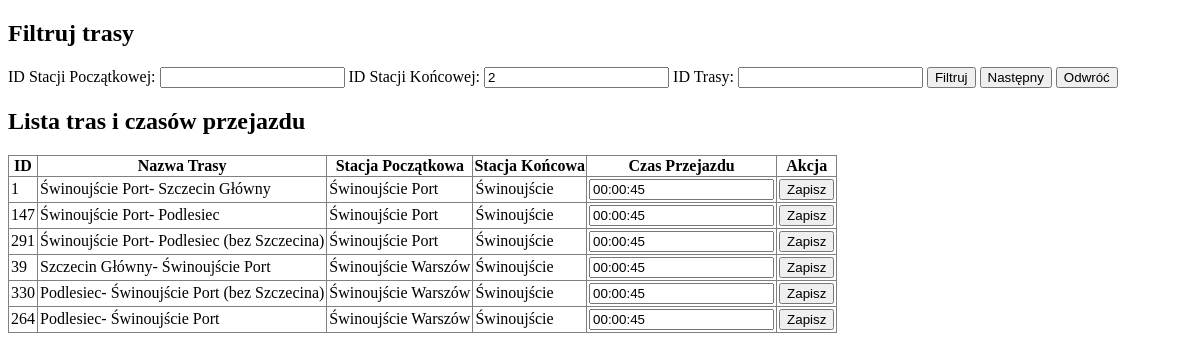
/czasy.php?id_stacji_końcowej=2, run on an earlier commit of the app's database.
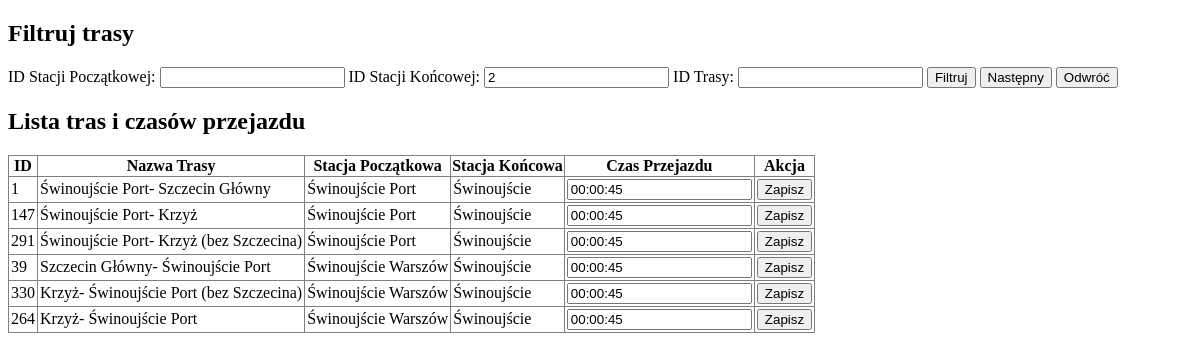
And on a later commit of the database.
### tables this page shows
CREATE TABLE `czasy_kursowania` (
  `id_czasu` int(11) NOT NULL,
  `id_trasy` int(11) DEFAULT NULL,
  `id_stacji_początkowej` int(11) DEFAULT NULL,
  `id_stacji_końcowej` int(11) DEFAULT NULL,
  `czas_przejazdu` time DEFAULT NULL
);

CREATE TABLE `trasy` (
  `id_trasy` int(11) NOT NULL,
  `nazwa_trasy` varchar(255) DEFAULT NULL,
  `id_stacji_poczatkowej` int(11) DEFAULT NULL,
  `id_stacji_koncowej` int(11) DEFAULT NULL
);

CREATE TABLE `stacje` (
  `id_stacji` int(11) NOT NULL,
  `nazwa_stacji` varchar(255) DEFAULT NULL,
  `typ_stacji_id` int(11) DEFAULT NULL,
  `uwagi` text DEFAULT NULL,
  `linia_kolejowa` text DEFAULT NULL
);

### czasy.php (the view, shortened to what this page needs)
<?php
$servername = "localhost";
$username = "root";
$password = "";
$dbname = "rozklad";
$conn = mysqli_connect($servername, $username, $password, $dbname);
$idStacjiPocz = isset($_GET['id_stacji_początkowej']) ? $_GET['id_stacji_początkowej'] : '';
$idStacjiKonc = isset($_GET['id_stacji_końcowej']) ? $_GET['id_stacji_końcowej'] : '';
$idTrasy = isset($_GET['id_trasy']) ? $_GET['id_trasy'] : '';
$sql = "
    SELECT
        czasy_kursowania.id_czasu,
        trasy.nazwa_trasy,
        stacje_poczatkowa.nazwa_stacji AS stacja_poczatkowa,
        stacje_koncowa.nazwa_stacji AS stacja_koncowa,
        czasy_kursowania.czas_przejazdu
    FROM czasy_kursowania
    LEFT JOIN trasy ON czasy_kursowania.id_trasy = trasy.id_trasy
    LEFT JOIN stacje AS stacje_poczatkowa ON czasy_kursowania.id_stacji_początkowej = stacje_poczatkowa.id_stacji
    LEFT JOIN stacje AS stacje_koncowa ON czasy_kursowania.id_stacji_końcowej = stacje_koncowa.id_stacji
    LEFT JOIN stacje_na_trasie ON czasy_kursowania.id_trasy = stacje_na_trasie.id_trasy
        AND czasy_kursowania.id_stacji_początkowej = stacje_na_trasie.id_stacji
    WHERE 1=1
";
if ($idStacjiKonc) {
    $sql .= " AND czasy_kursowania.id_stacji_końcowej = " . intval($idStacjiKonc);
}
$sql .= " ORDER BY stacje_na_trasie.kolejnosc ASC";
$result = mysqli_query($conn, $sql);
?>
<!DOCTYPE html>
<html lang="pl">
<head>
</head>
<body>
    <h2>Filtruj trasy</h2>
    <form method="GET">
        <label for="id_stacji_początkowej">ID Stacji Początkowej:</label>
        <input type="number" name="id_stacji_początkowej" id="id_stacji_początkowej" value="<?php echo htmlspecialchars($idStacjiPocz); ?>">
        <label for="id_stacji_końcowej">ID Stacji Końcowej:</label>
        <input type="number" name="id_stacji_końcowej" id="id_stacji_końcowej" value="<?php echo htmlspecialchars($idStacjiKonc); ?>">
        <label for="id_trasy">ID Trasy:</label>
        <input type="number" name="id_trasy" id="id_trasy" value="<?php echo htmlspecialchars($idTrasy); ?>">
        <button type="submit">Filtruj</button>
        <button type="submit" name="next" value="1">Następny</button>
        <button type="submit" name="reverse" value="1">Odwróć</button>
    </form>
    <h2>Lista tras i czasów przejazdu</h2>
    <table border="1">
        <tr>
            <th>ID</th>
            <th>Nazwa Trasy</th>
            <th>Stacja Początkowa</th>
            <th>Stacja Końcowa</th>
            <th>Czas Przejazdu</th>
            <th>Akcja</th>
        </tr>
        <?php while ($row = mysqli_fetch_array($result)): ?>
            <tr>
                <form method="POST" action="update.php">
                    <td><?php echo $row['id_czasu']; ?></td>
                    <td><?php echo htmlspecialchars($row['nazwa_trasy']); ?></td>
                    <td><?php echo htmlspecialchars($row['stacja_poczatkowa']); ?></td>
                    <td><?php echo htmlspecialchars($row['stacja_koncowa']); ?></td>
                    <td>
                        <input type="text" name="czas_przejazdu" value="<?php echo date('H:i:s', strtotime($row['czas_przejazdu'])); ?>" pattern="\d{2}:\d{2}:\d{2}">
                    </td>
                    <td><button type="submit">Zapisz</button></td>
                </form>
            </tr>
        <?php endwhile; ?>
    </table>
</body>
</html>

What changed in the data, as far as the page shows it:
changed through a linked row, czasy_kursowania id 147: id_trasy.nazwa_trasy "Świnoujście Port- Podlesiec" → "Świnoujście Port- Krzyż"
changed through a linked row, czasy_kursowania id 291: id_trasy.nazwa_trasy "Świnoujście Port- Podlesiec (bez Szczecina)" → "Świnoujście Port- Krzyż (bez Szczecina)"
changed through a linked row, czasy_kursowania id 330: id_trasy.nazwa_trasy "Podlesiec- Świnoujście Port (bez Szczecina)" → "Krzyż- Świnoujście Port (bez Szczecina)"
changed through a linked row, czasy_kursowania id 264: id_trasy.nazwa_trasy "Podlesiec- Świnoujście Port" → "Krzyż- Świnoujście Port"
